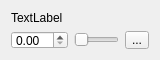
<?xml version="1.0" encoding="UTF-8"?>
<ui version="4.0">
 <class>ScaleControlWidget</class>
 <widget class="QWidget" name="ScaleControlWidget">
  <property name="geometry">
   <rect>
    <x>0</x>
    <y>0</y>
    <width>160</width>
    <height>60</height>
   </rect>
  </property>
  <property name="sizePolicy">
   <sizepolicy hsizetype="Expanding" vsizetype="Fixed">
    <horstretch>0</horstretch>
    <verstretch>0</verstretch>
   </sizepolicy>
  </property>
  <property name="minimumSize">
   <size>
    <width>60</width>
    <height>45</height>
   </size>
  </property>
  <property name="maximumSize">
   <size>
    <width>16777215</width>
    <height>60</height>
   </size>
  </property>
  <property name="windowTitle">
   <string>Form</string>
  </property>
  <layout class="QGridLayout" name="gridLayout">
   <item row="1" column="0">
    <widget class="QDoubleSpinBox" name="spinBox">
     <property name="sizePolicy">
      <sizepolicy hsizetype="Preferred" vsizetype="Preferred">
       <horstretch>0</horstretch>
       <verstretch>0</verstretch>
      </sizepolicy>
     </property>
    </widget>
   </item>
   <item row="0" column="0">
    <widget class="QLabel" name="label">
     <property name="text">
      <string>TextLabel</string>
     </property>
    </widget>
   </item>
   <item row="1" column="1">
    <widget class="QSlider" name="slider">
     <property name="sizePolicy">
      <sizepolicy hsizetype="Expanding" vsizetype="Preferred">
       <horstretch>0</horstretch>
       <verstretch>0</verstretch>
      </sizepolicy>
     </property>
     <property name="orientation">
      <enum>Qt::Horizontal</enum>
     </property>
    </widget>
   </item>
   <item row="1" column="2">
    <widget class="QToolButton" name="toolButton">
     <property name="text">
      <string>...</string>
     </property>
    </widget>
   </item>
  </layout>
 </widget>
 <resources/>
 <connections/>
</ui>
